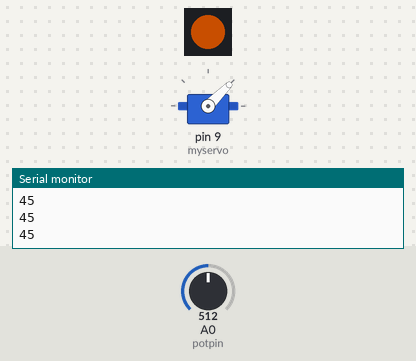
A sketch run on a simulated Arduino Uno, built with avr-gcc and run on an emulated ATmega328P. Parts: servo, 1 RGB LEDs in strip order, left to right, the last lines printed to the serial monitor. The inputs (shaded band) are chosen by the test bench; at power-on: A0 (potpin) = 512. Dim RGB values are drawn brighter than linear.

Above: at 1.2 s.
1.3 s: A0 (potpin) set to 595
At 1.8 s:
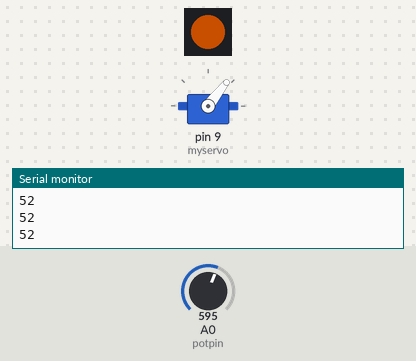
2.8 s: A0 (potpin) set to 624
At 3.3 s:
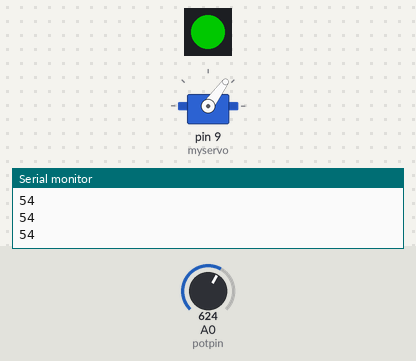
4.3 s: A0 (potpin) set to 306
At 4.8 s:
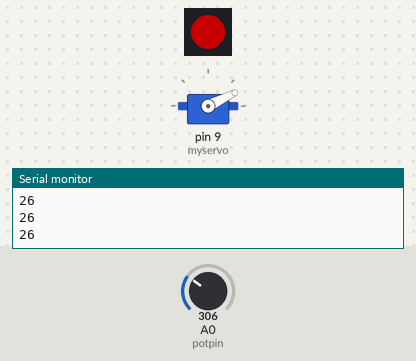
5.8 s: A0 (potpin) set to 122
At 6.4 s:
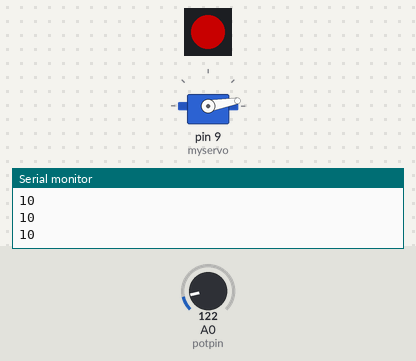
7.3 s: A0 (potpin) set to 716
At 7.8 s:
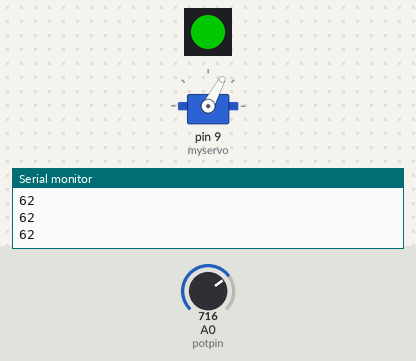
8.8 s: A0 (potpin) set to 1023
At 10.0 s:
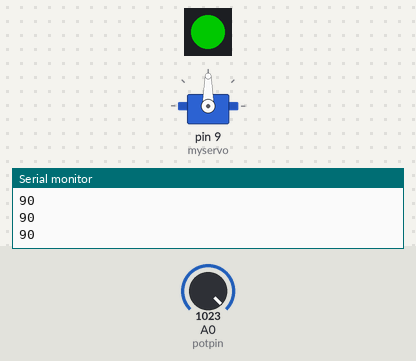
Timing chart, 0 to 11.3 s (numbered marks = the images above; inputs shaded):
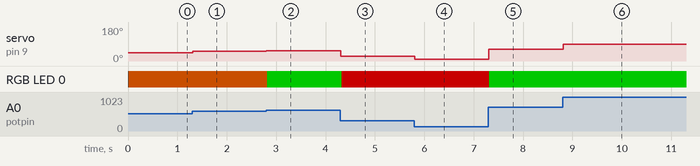

Measured:
- the behaviour switches between 613 and 614 on A0 (potpin) (found by bisection; images 1 and 2)
- after the input at 1.3 s, servo on pin 9 (myservo): 45° → 52° at once
- after the input at 2.8 s, servo on pin 9 (myservo): 52° → 54° at once; RGB LED 0: RGB(100, 39, 0) → RGB(0, 100, 0) at once
- after the input at 4.3 s, servo on pin 9 (myservo): 54° → 26° at once; RGB LED 0: RGB(0, 100, 0) → RGB(100, 0, 0) at once
- after the input at 5.8 s, servo on pin 9 (myservo): 26° → 10° at once
- after the input at 7.3 s, servo on pin 9 (myservo): 10° → 62° at once; RGB LED 0: RGB(100, 0, 0) → RGB(0, 100, 0) at once
- after the input at 8.8 s, servo on pin 9 (myservo): 62° → 90° at once

The sketch:

boxMotor.ino
```cpp
/*
  Controlling a servo position using a potentiometer (variable resistor)
  by Michal Rinott <http://people.interaction-ivrea.it/m.rinott>
  modified on 8 Nov 2013
  by Scott Fitzgerald
  http://www.arduino.cc/en/Tutorial/Knob
*/

#include <Servo.h>

#include <Adafruit_NeoPixel.h>
#ifdef __AVR__
#include <avr/power.h> // Required for 16 MHz Adafruit Trinket
#endif

// Which pin on the Arduino is connected to the NeoPixels?
#define LED_PIN    6

// How many NeoPixels are attached to the Arduino?
#define LED_COUNT 1

// Declare our NeoPixel strip object:
Adafruit_NeoPixel strip(LED_COUNT, LED_PIN, NEO_GRB + NEO_KHZ800);

Servo myservo;  // create servo object to control a servo

int potpin = A0;  // analog pin used to connect the potentiometer
int val;    // variable to read the value from the analog pin

void setup() {
  Serial.begin(9600);
  myservo.attach(9);  // attaches the servo on pin 9 to the servo object

  strip.begin();           // INITIALIZE NeoPixel strip object (REQUIRED)
  strip.show();            // Turn OFF all pixels ASAP
  strip.setBrightness(100); // Set BRIGHTNESS to about 1/5 (max = 255)
}

void loop() {
  val = analogRead(potpin);            // reads the value of the potentiometer (value between 0 and 1023)
  val = map(val, 0, 1023, 0, 90);      // scale it to use it with the servo (value between 0 and 90), changed the degrees to 90
  myservo.write(val);                  // sets the servo position according to the scaled value
  delay(15); // waits for the servo to get there
  Serial.println(val);                 //prints val

  if ((val < 36) && (val >= 0)) {
    //show red when it's locked
    strip.setPixelColor(0, 255, 0, 0);
    strip.show();
  } else if ((val >= 36) && (val < 54)) {
    //show yellow when it's midway
    strip.setPixelColor(0, 255, 100 , 0);
    strip.show();
  } else if ((val >= 54) && (val < 90)) {
    //show green when it's unlocked
    strip.setPixelColor(0, 0 , 255, 0);
    strip.show();
  }
}
```
